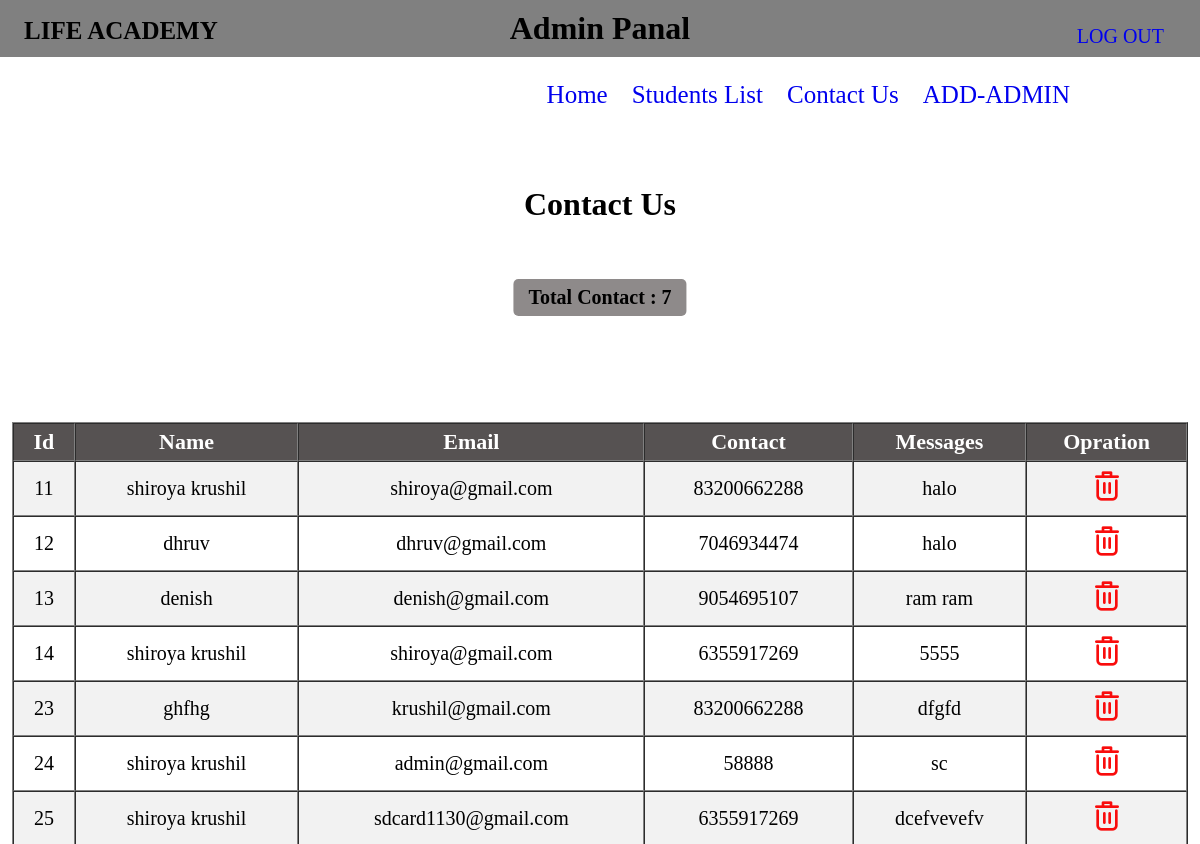
/admin/contact.php (signed in), run on the app's committed database.
### tables this page shows
CREATE TABLE `contact` (
  `Id` bigint(20) NOT NULL,
  `Name` varchar(30) NOT NULL,
  `Email` text NOT NULL,
  `Contact` bigint(10) NOT NULL,
  `Message` varchar(100) NOT NULL
);

### admin/view-contact.php (the view, shortened to what this page needs)
<?php
include('connect.php');
$s = mysqli_query($con,"select* from contact ");
while($r = mysqli_fetch_assoc($s))
{?>
    <tr>
        <td><?php echo $r['Id'];?></td>
        <td><?php echo $r['Name'];?></td>
        <td><?php echo $r['Email'];?></td>
        <td><?php echo $r['Contact'];?></td>
        <td><?php echo $r['Message'];?></td>
        <td><a href="delete-contact.php?Id=<?php echo $r['Id'];?>" ><img src="icons/delete.png" alt=""></a></td>
    </tr>
<?php
}
?>

### admin/css/style.css (style rules this page uses)
* { margin: 0%; padding: 0%; }
.table tr td { font-size: 20px; padding: 8px; text-align: center; }
.table tr:nth-child(even) { background-color:#f2f2f2; }

### data on the page
contact: Id "11", Name "shiroya krushil", Email "shiroya@gmail.com", Contact "83200662288", Message "halo"
contact: Id "12", Name "dhruv", Email "dhruv@gmail.com", Contact "7046934474", Message "halo"
contact: Id "13", Name "denish", Email "denish@gmail.com", Contact "9054695107", Message "ram ram"
contact: Id "14", Name "shiroya krushil", Email "shiroya@gmail.com", Contact "6355917269", Message "5555"
contact: Id "23", Name "ghfhg", Email "krushil@gmail.com", Contact "83200662288", Message "dfgfd"
contact: Id "24", Name "shiroya krushil", Email "admin@gmail.com", Contact "58888", Message "sc"
contact: Id "25", Name "shiroya krushil", Email "sdcard1130@gmail.com", Contact "6355917269", Message "dcefvevefv"

### other printed values
$r "7"
